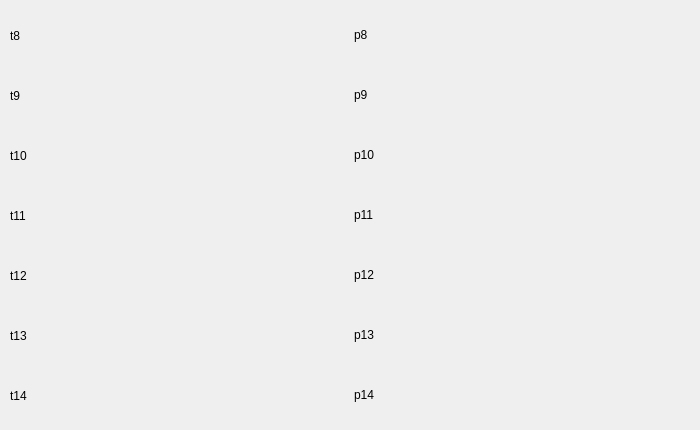
       <widget class="QWidget" name="tab_hs_userinfo_contact_info_2">
        <attribute name="title">
         <string>اطلاعات تماس</string>
        </attribute>
        <widget class="QWidget" name="horizontalLayoutWidget_14">
         <property name="geometry">
          <rect>
           <x>10</x>
           <y>10</y>
           <width>681</width>
           <height>51</height>
          </rect>
         </property>
         <layout class="QHBoxLayout" name="hs_hl_userinfo_tp8_2">
          <item>
           <widget class="QLabel" name="lbl_student_info_t_8">
            <property name="text">
             <string>t8</string>
            </property>
            <property name="wordWrap">
             <bool>true</bool>
            </property>
           </widget>
          </item>
          <item>
           <widget class="QLabel" name="lbl_student_info_p_8">
            <property name="text">
             <string>p8</string>
            </property>
            <property name="textFormat">
             <enum>Qt::RichText</enum>
            </property>
            <property name="wordWrap">
             <bool>true</bool>
            </property>
           </widget>
          </item>
         </layout>
        </widget>
        <widget class="QWidget" name="horizontalLayoutWidget_15">
         <property name="geometry">
          <rect>
           <x>10</x>
           <y>70</y>
           <width>681</width>
           <height>51</height>
          </rect>
         </property>
         <layout class="QHBoxLayout" name="hs_hl_userinfo_tp9_2">
          <item>
           <widget class="QLabel" name="lbl_student_info_t_9">
            <property name="text">
             <string>t9</string>
            </property>
            <property name="wordWrap">
             <bool>true</bool>
            </property>
           </widget>
          </item>
          <item>
           <widget class="QLabel" name="lbl_student_info_p_9">
            <property name="text">
             <string>p9</string>
            </property>
            <property name="textFormat">
             <enum>Qt::RichText</enum>
            </property>
            <property name="wordWrap">
             <bool>true</bool>
            </property>
           </widget>
          </item>
         </layout>
        </widget>
        <widget class="QWidget" name="horizontalLayoutWidget_16">
         <property name="geometry">
          <rect>
           <x>10</x>
           <y>130</y>
           <width>681</width>
           <height>51</height>
          </rect>
         </property>
         <layout class="QHBoxLayout" name="hs_hl_userinfo_tp10_2">
          <item>
           <widget class="QLabel" name="lbl_student_info_t_10">
            <property name="text">
             <string>t10</string>
            </property>
            <property name="wordWrap">
             <bool>true</bool>
            </property>
           </widget>
          </item>
          <item>
           <widget class="QLabel" name="lbl_student_info_p_10">
            <property name="text">
             <string>p10</string>
            </property>
            <property name="textFormat">
             <enum>Qt::RichText</enum>
            </property>
            <property name="wordWrap">
             <bool>true</bool>
            </property>
           </widget>
          </item>
         </layout>
        </widget>
        <widget class="QWidget" name="horizontalLayoutWidget_20">
         <property name="geometry">
          <rect>
           <x>10</x>
           <y>190</y>
           <width>681</width>
           <height>51</height>
          </rect>
         </property>
         <layout class="QHBoxLayout" name="hs_hl_userinfo_tp11_2">
          <item>
           <widget class="QLabel" name="lbl_student_info_t_11">
            <property name="text">
             <string>t11</string>
            </property>
            <property name="wordWrap">
             <bool>true</bool>
            </property>
           </widget>
          </item>
          <item>
           <widget class="QLabel" name="lbl_student_info_p_11">
            <property name="text">
             <string>p11</string>
            </property>
            <property name="textFormat">
             <enum>Qt::RichText</enum>
            </property>
            <property name="wordWrap">
             <bool>true</bool>
            </property>
           </widget>
          </item>
         </layout>
        </widget>
        <widget class="QWidget" name="horizontalLayoutWidget_45">
         <property name="geometry">
          <rect>
           <x>10</x>
           <y>250</y>
           <width>681</width>
           <height>51</height>
          </rect>
         </property>
         <layout class="QHBoxLayout" name="hs_hl_userinfo_tp12_2">
          <item>
           <widget class="QLabel" name="lbl_student_info_t_12">
            <property name="text">
             <string>t12</string>
            </property>
            <property name="wordWrap">
             <bool>true</bool>
            </property>
           </widget>
          </item>
          <item>
           <widget class="QLabel" name="lbl_student_info_p_12">
            <property name="text">
             <string>p12</string>
            </property>
            <property name="textFormat">
             <enum>Qt::RichText</enum>
            </property>
            <property name="wordWrap">
             <bool>true</bool>
            </property>
           </widget>
          </item>
         </layout>
        </widget>
        <widget class="QWidget" name="horizontalLayoutWidget_46">
         <property name="geometry">
          <rect>
           <x>10</x>
           <y>310</y>
           <width>681</width>
           <height>51</height>
          </rect>
         </property>
         <layout class="QHBoxLayout" name="hs_hl_userinfo_tp13_2">
          <item>
           <widget class="QLabel" name="lbl_student_info_t_13">
            <property name="text">
             <string>t13</string>
            </property>
            <property name="wordWrap">
             <bool>true</bool>
            </property>
           </widget>
          </item>
          <item>
           <widget class="QLabel" name="lbl_student_info_p_13">
            <property name="text">
             <string>p13</string>
            </property>
            <property name="textFormat">
             <enum>Qt::RichText</enum>
            </property>
            <property name="wordWrap">
             <bool>true</bool>
            </property>
           </widget>
          </item>
         </layout>
        </widget>
        <widget class="QWidget" name="horizontalLayoutWidget_47">
         <property name="geometry">
          <rect>
           <x>10</x>
           <y>370</y>
           <width>681</width>
           <height>51</height>
          </rect>
         </property>
         <layout class="QHBoxLayout" name="hs_hl_userinfo_tp14_2">
          <item>
           <widget class="QLabel" name="lbl_student_info_t_14">
            <property name="text">
             <string>t14</string>
            </property>
            <property name="wordWrap">
             <bool>true</bool>
            </property>
           </widget>
          </item>
          <item>
           <widget class="QLabel" name="lbl_student_info_p_14">
            <property name="text">
             <string>p14</string>
            </property>
            <property name="textFormat">
             <enum>Qt::RichText</enum>
            </property>
            <property name="wordWrap">
             <bool>true</bool>
            </property>
           </widget>
          </item>
         </layout>
        </widget>
       </widget>
